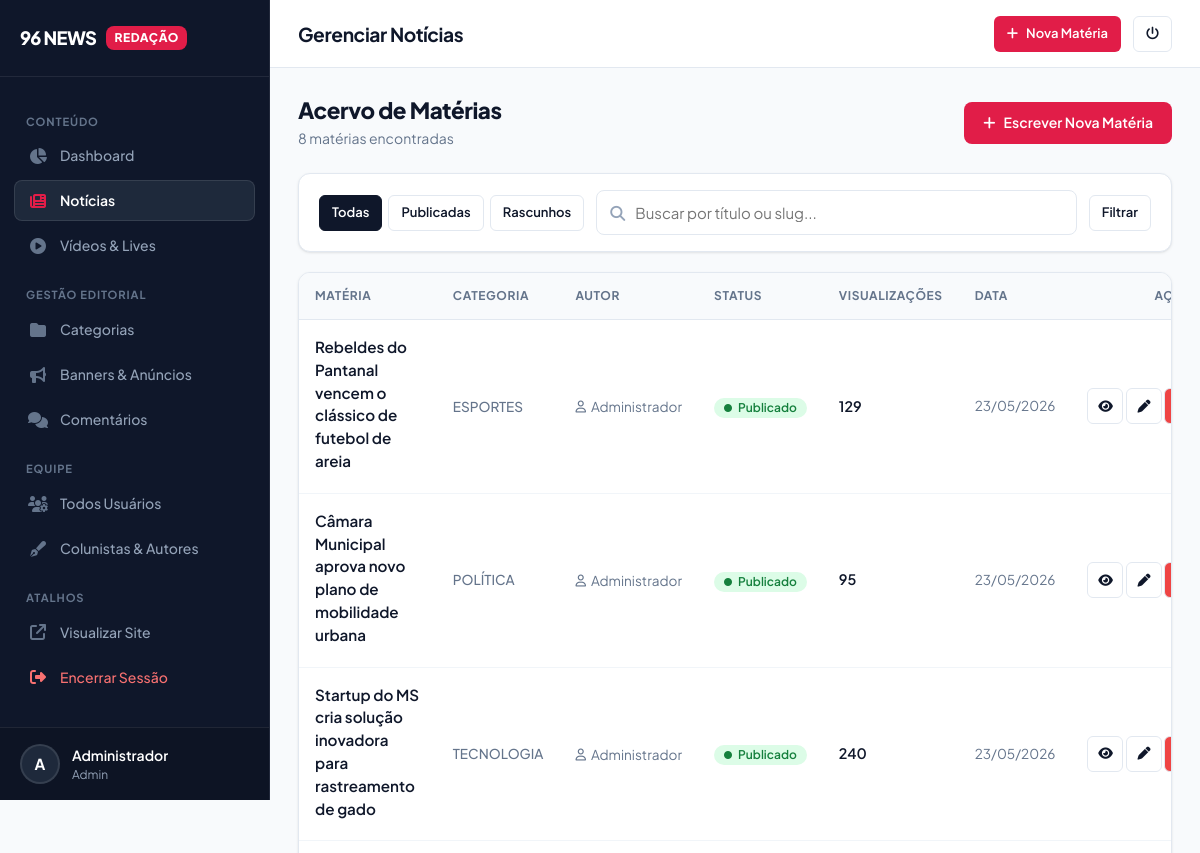
The app's page /admin/noticias.php (signed in, upper part), older data.
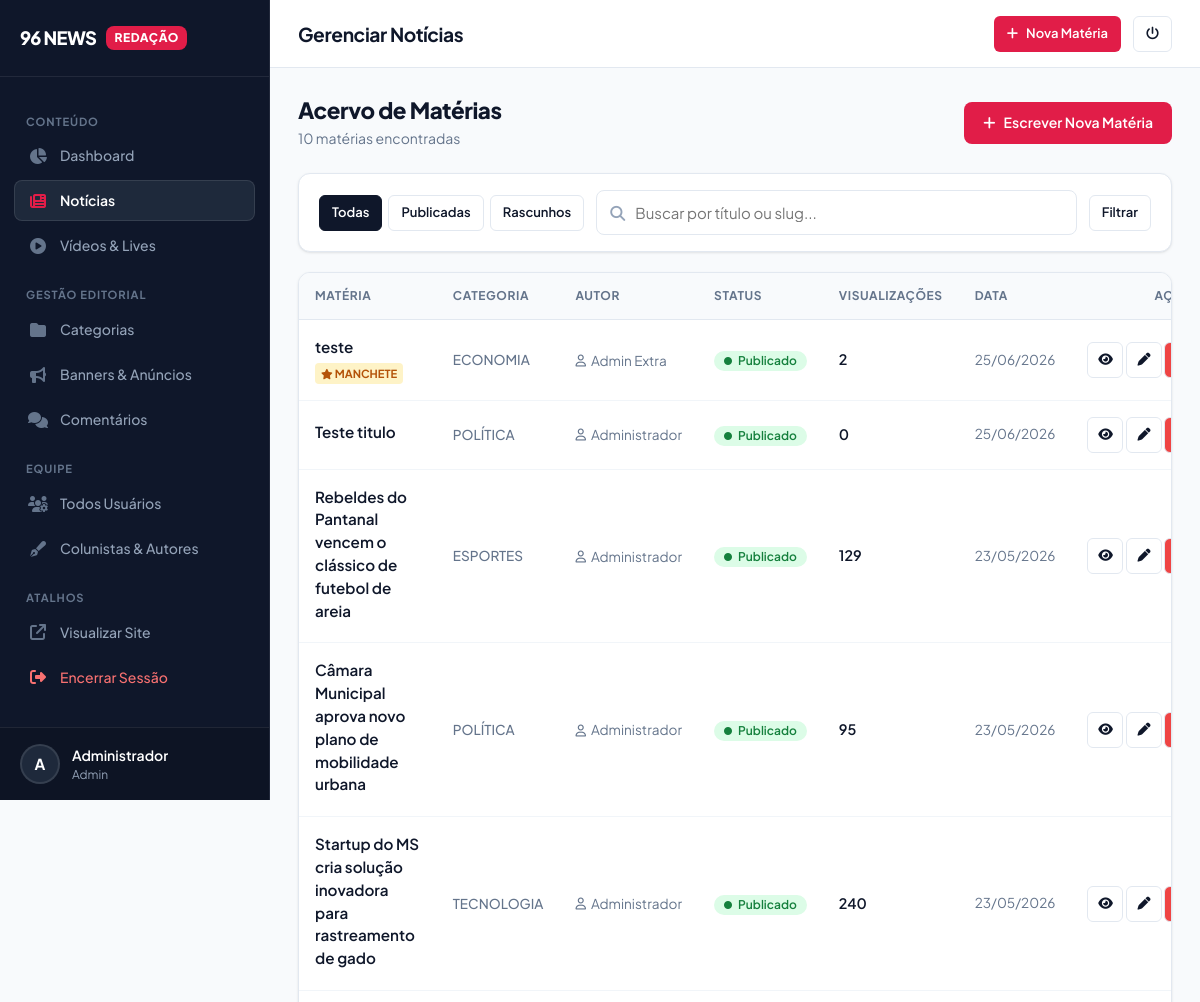
The same page, newer data.
### tables this page shows
CREATE TABLE `noticias` (
  `id` INTEGER PRIMARY KEY AUTOINCREMENT,
  `titulo` TEXT NOT NULL,
  `subtitulo` TEXT DEFAULT NULL,
  `slug` TEXT NOT NULL UNIQUE,
  `conteudo` TEXT NOT NULL,
  `imagem_destacada` TEXT DEFAULT NULL,
  `legenda_imagem` TEXT DEFAULT NULL,
  `autor_id` INTEGER NOT NULL,
  `categoria_id` INTEGER NOT NULL,
  `visualizacoes` INTEGER DEFAULT 0,
  `status` TEXT DEFAULT 'rascunho',
  `destaque` INTEGER DEFAULT 0,
  `urgente` INTEGER DEFAULT 0,
  `criado_em` TIMESTAMP DEFAULT CURRENT_TIMESTAMP,
  `atualizado_em` TIMESTAMP DEFAULT CURRENT_TIMESTAMP, data_agendamento DATETIME DEFAULT NULL, views INTEGER DEFAULT 0, created_at DATETIME, updated_at DATETIME, "autor_nome",
  FOREIGN KEY (`autor_id`) REFERENCES `usuarios` (`id`) ON DELETE CASCADE,
  FOREIGN KEY (`categoria_id`) REFERENCES `categorias` (`id`) ON DELETE CASCADE
);

### includes/auth.php (called while the page is built, shortened)
<?php
function isAdmin() {
    return isset($_SESSION['user_tipo']) && $_SESSION['user_tipo'] === 'admin';
}

### includes/functions.php (called while the page is built, shortened)
<?php
function escape($string) {
    return htmlspecialchars($string, ENT_QUOTES, 'UTF-8');
}
function getCsrfToken() {
    return $_SESSION['csrf_token'];
}

### admin/noticias.php (the view, shortened to what the changed rows need)
<?php
require_once __DIR__ . '/../includes/functions.php';
require_once __DIR__ . '/../includes/auth.php';
$pdo = Database::getInstance();
$whereClauses = [];
$params = [];
$whereSql = !empty($whereClauses) ? "WHERE " . implode(' AND ', $whereClauses) : "";
$page = isset($_GET['p']) ? max(1, (int)$_GET['p']) : 1;
$limit = 15;
$offset = ($page - 1) * $limit;
$countStmt = $pdo->prepare("SELECT COUNT(*) FROM noticias n $whereSql");
$countStmt->execute($params);
$total = (int)$countStmt->fetchColumn();
$query = "SELECT n.id, n.titulo, n.slug, n.status, n.visualizacoes, n.criado_em, n.destaque, n.urgente,
                 COALESCE(c.nome, 'Sem Categoria') as categoria,
                 COALESCE(u.nome, n.autor_nome, 'Redação') as autor_nome
          FROM noticias n
          LEFT JOIN categorias c ON n.categoria_id = c.id
          LEFT JOIN usuarios u ON n.autor_id = u.id
          $whereSql
          ORDER BY n.criado_em DESC LIMIT $limit OFFSET $offset";
$stmt = $pdo->prepare($query);
$stmt->execute($params);
$noticias = $stmt->fetchAll(PDO::FETCH_ASSOC);
require_once __DIR__ . '/includes/header.php';
?>
<div style="display: flex; justify-content: space-between; align-items: center; margin-bottom: 24px; flex-wrap: wrap; gap: 16px;">
    <div>
        <h2 style="font-size: 1.4rem; font-weight: 800; margin: 0; color: var(--adm-text-main);">
            <?= isAdmin() ? 'Acervo de Matérias' : 'Minhas matérias' ?>
        </h2>
        <p style="margin: 4px 0 0 0; color: var(--adm-text-muted); font-size: 0.875rem;">
            <?= $total ?> <?= $total === 1 ? 'matéria encontrada' : 'matérias encontradas' ?>
        </p>
    </div>
</div>
<div class="card" style="padding: 0; overflow: hidden;">
    <div class="table-responsive">
        <table>
            <thead>
                <tr>
                    <th style="width: 42%;">Matéria</th>
                    <th>Categoria</th>
                    <th>Autor</th>
                    <th>Status</th>
                    <th>Visualizações</th>
                    <th>Data</th>
                    <th style="text-align: right;">Ações</th>
                </tr>
            </thead>
            <tbody>
                <?php if (empty($noticias)): ?>
                <tr>
                    <td colspan="7" style="text-align: center; padding: 50px 20px; color: var(--adm-text-muted);">
                        <i class="fas fa-search" style="font-size: 2.2rem; display: block; margin-bottom: 12px; color: var(--adm-text-light);"></i>
                        Nenhuma matéria encontrada com os filtros selecionados.
                    </td>
                </tr>
                <?php else: ?>
                    <?php foreach ($noticias as $item): ?>
                    <tr>
                        <td>
                            <div style="font-weight: 600; font-size: 0.95rem; margin-bottom: 4px;">
                                <a href="noticia_form.php?id=<?= $item['id'] ?>" style="color: var(--adm-text-main);">
                                    <?= escape($item['titulo']) ?>
                                </a>
                            </div>
                            <div style="display: flex; gap: 6px; flex-wrap: wrap; align-items: center;">
                                <?php if ($item['destaque']): ?>
                                    <span style="font-size: 0.7rem; font-weight: 700; color: #b45309; background: #fef3c7; padding: 2px 6px; border-radius: 4px;">
                                        <i class="fas fa-star" style="font-size: 0.65rem;"></i> MANCHETE
                                    </span>
                                <?php endif; ?>
                            </div>
                        </td>
                        <td>
                            <span style="font-size: 0.85rem; font-weight: 500; color: var(--adm-text-muted);">
                                <?= escape($item['categoria']) ?>
                            </span>
                        </td>
                        <td>
                            <span style="font-size: 0.85rem; color: var(--adm-text-muted); display: inline-flex; align-items: center; gap: 5px;">
                                <i class="far fa-user" style="font-size: 0.75rem;"></i> <?= escape($item['autor_nome']) ?>
                            </span>
                        </td>
                        <td>
                            <?php if ($item['status'] === 'publicado'): ?>
                                <span class="badge badge-success">
                                    <i class="fas fa-circle" style="font-size: 0.5rem;"></i> Publicado
                                </span>
                            <?php else: ?>
                                <span class="badge badge-warning">
                                    <i class="fas fa-circle" style="font-size: 0.5rem;"></i> Rascunho
                                </span>
                            <?php endif; ?>
                        </td>
                        <td style="font-weight: 600; color: var(--adm-text-main);">
                            <?= number_format($item['visualizacoes'] ?? 0, 0, ',', '.') ?>
                        </td>
                        <td style="font-size: 0.85rem; color: var(--adm-text-muted); white-space: nowrap;">
                            <?= date('d/m/Y', strtotime($item['criado_em'])) ?>
                        </td>
                        <td style="text-align: right; white-space: nowrap;">
                            <a href="<?= BASE_URL ?>/noticia/<?= escape($item['slug']) ?>" target="_blank" class="btn btn-sm btn-outline btn-icon" title="Ver no Portal">
                                <i class="fas fa-eye"></i>
                            </a>
                            <a href="noticia_form.php?id=<?= $item['id'] ?>" class="btn btn-sm btn-outline btn-icon" title="Editar">
                                <i class="fas fa-pen"></i>
                            </a>
                            <?php if (isAdmin()): ?><a href="noticias.php?delete=<?= $item['id'] ?>&token=<?= getCsrfToken() ?>" class="btn btn-sm btn-outline btn-icon btn-danger" onclick="return confirm('Tem certeza que deseja excluir esta matéria? Ela será removida permanentemente do portal.')" title="Excluir">
                            </a><?php endif; ?>
                        </td>
                    </tr>
                    <?php endforeach; ?>
                <?php endif; ?>
            </tbody>
        </table>
    </div>
</div>
<?php require_once __DIR__ . '/includes/footer.php'; ?>

Row changes from the older to the newer data that the page shows:
added noticias: titulo "teste", destaque 1 (drawn), categoria "ECONOMIA", autor_nome "Admin Extra", status "publicado" (drawn), visualizacoes "2", criado_em "25/06/2026"
added noticias: titulo "Teste titulo", categoria "POLÍTICA", autor_nome "Administrador", status "publicado" (drawn), visualizacoes "0", criado_em "25/06/2026"
Text that changed along with them:
$total: "8" → "10"
